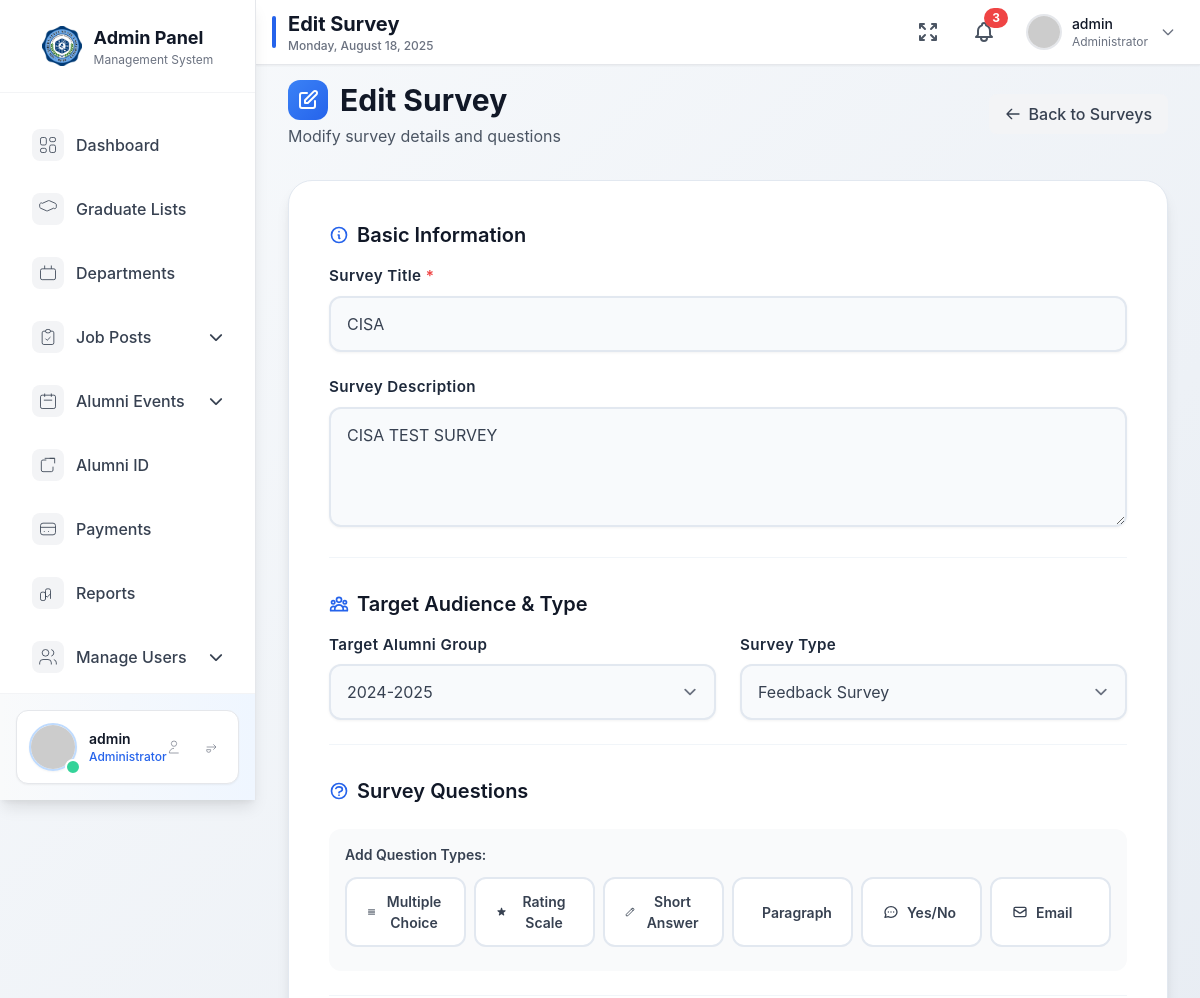
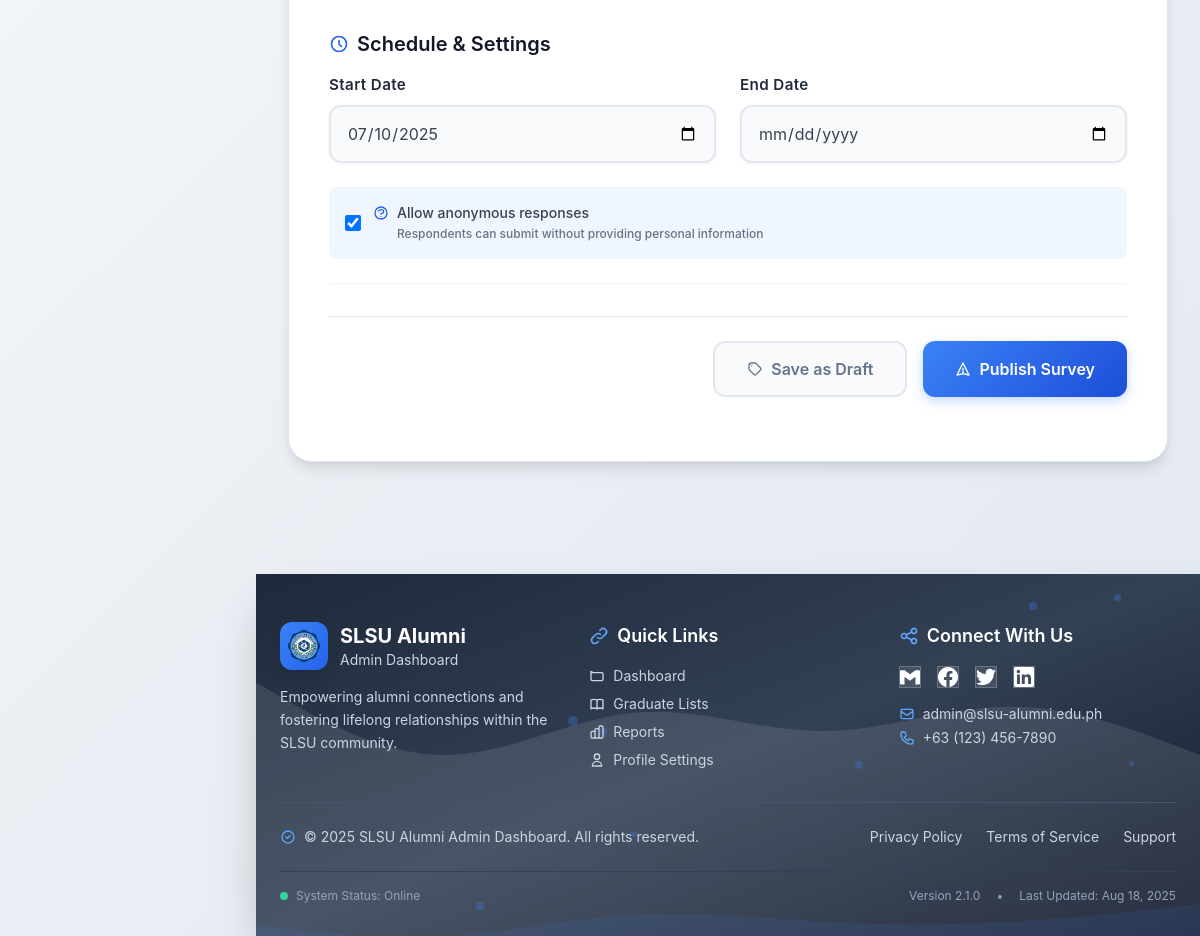
/admin/edit-survey.php?id=1 (signed in), run on the app's committed database (2 pictures, top to bottom).
### tables this page shows
CREATE TABLE `survey` (
  `id` int(11) NOT NULL,
  `title` varchar(255) NOT NULL,
  `description` text DEFAULT NULL,
  `target_alumni` varchar(100) DEFAULT NULL,
  `survey_type` varchar(100) DEFAULT NULL,
  `questions` longtext DEFAULT NULL CHECK (json_valid(`questions`)),
  `start_date` date DEFAULT NULL,
  `end_date` date DEFAULT NULL,
  `anonymous` tinyint(1) DEFAULT 0,
  `status` enum('draft','published') DEFAULT 'draft',
  `created_by` varchar(100) DEFAULT NULL,
  `created_at` timestamp NOT NULL DEFAULT current_timestamp()
);

### admin/edit-survey.php (the view, shortened to what this page needs)
<?php
include 'includes/header.php';
include 'includes/sidebar.php';
include 'includes/navbar.php';
require_once 'config/database.php';
$survey_id = $_GET['id'] ?? null;
$school_years = [];
$sql = "SELECT CONCAT(SchoolYear, '-', SchoolYear + 1) AS school_year_range FROM listgradmain GROUP BY SchoolYear ORDER BY SchoolYear DESC";
$stmt = $conn->query($sql);
if ($stmt) {
    while ($row = $stmt->fetch(PDO::FETCH_ASSOC)) {
        $school_years[] = $row['school_year_range'];
    }
}
$sql = "SELECT * FROM survey WHERE id = :id";
$stmt = $conn->prepare($sql);
$stmt->execute([':id' => $survey_id]);
$survey = $stmt->fetch(PDO::FETCH_ASSOC);
?>
<!DOCTYPE html>
<html lang="en">
<head>
    <link href="https://cdn.jsdelivr.net/npm/tailwindcss@2.2.19/dist/tailwind.min.css" rel="stylesheet">
    <link href="https://cdnjs.cloudflare.com/ajax/libs/font-awesome/6.4.0/css/all.min.css" rel="stylesheet">
</head>
<body>
    <div class="main-container">
        <div class="mb-8">
            <div class="flex items-center justify-between">
                <div>
                    <h1 class="text-3xl font-bold text-gray-900 flex items-center gap-3">
                        <div class="w-10 h-10 bg-gradient-to-br from-blue-500 to-blue-600 rounded-xl flex items-center justify-center">
                            <svg class="w-6 h-6 text-white" fill="none" stroke="currentColor" viewBox="0 0 24 24">
                                <path stroke-linecap="round" stroke-linejoin="round" stroke-width="2" d="M11 5H6a2 2 0 00-2 2v11a2 2 0 002 2h11a2 2 0 002-2v-5m-1.414-9.414a2 2 0 112.828 2.828L11.828 15H9v-2.828l8.586-8.586z"/>
                            </svg>
                        </div>
                        Edit Survey
                    </h1>
                    <p class="text-gray-600 mt-1">Modify survey details and questions</p>
                </div>
                <a href="manage-surveys.php" class="inline-flex items-center gap-2 bg-gray-100 text-gray-700 px-4 py-2 rounded-lg font-medium hover:bg-gray-200 transition-colors duration-200">
                    <svg class="w-4 h-4" fill="none" stroke="currentColor" viewBox="0 0 24 24">
                        <path stroke-linecap="round" stroke-linejoin="round" stroke-width="2" d="M10 19l-7-7m0 0l7-7m-7 7h18"/>
                    </svg>
                    Back to Surveys
                </a>
            </div>
        </div>
        <div class="survey-form">
            <form method="POST" id="surveyForm">
                <div class="form-section">
                    <h3 class="text-xl font-semibold text-gray-900 mb-4 flex items-center gap-2">
                        <svg class="w-5 h-5 text-blue-600" fill="none" stroke="currentColor" viewBox="0 0 24 24">
                            <path stroke-linecap="round" stroke-linejoin="round" stroke-width="2" d="M13 16h-1v-4h-1m1-4h.01M21 12a9 9 0 11-18 0 9 9 0 0118 0z"/>
                        </svg>
                        Basic Information
                    </h3>
                    <div class="grid grid-cols-1 gap-6">
                        <div>
                            <label class="form-label">Survey Title <span class="required">*</span></label>
                            <input type="text" name="survey_title" required class="form-input" value="<?php echo htmlspecialchars($_POST['survey_title'] ?? $survey['title']); ?>" placeholder="Enter a descriptive title for your survey">
                        </div>
                        <div>
                            <label class="form-label">Survey Description</label>
                            <textarea name="survey_description" rows="3" class="form-input form-textarea" placeholder="Provide a brief description of the survey purpose and objectives"><?php echo htmlspecialchars($_POST['survey_description'] ?? $survey['description']); ?></textarea>
                        </div>
                    </div>
                </div>
                <div class="form-section">
                    <h3 class="text-xl font-semibold text-gray-900 mb-4 flex items-center gap-2">
                        Target Audience & Type
                    </h3>
                    <div class="grid grid-cols-1 md:grid-cols-2 gap-6">
                        <div>
                            <label class="form-label">Target Alumni Group</label>
                            <select name="target_group" class="form-input">
                                <?php foreach ($school_years as $sy): ?>
                                    <option value="<?php echo htmlspecialchars($sy); ?>" <?php echo ((($_POST['target_group'] ?? $survey['target_alumni']) == $sy) ? 'selected' : ''); ?>><?php echo htmlspecialchars($sy); ?></option>
                                <?php endforeach; ?>
                            </select>
                        </div>
                        <div>
                            <label class="form-label">Survey Type</label>
                            <select name="survey_type" class="form-input">
                                <option value="Feedback" <?php echo (($_POST['survey_type'] ?? $survey['survey_type']) === 'Feedback' ? 'selected' : ''); ?>>Feedback Survey</option>
                            </select>
                        </div>
                    </div>
                </div>
                <div class="form-section">
                    <h3 class="text-xl font-semibold text-gray-900 mb-4 flex items-center gap-2">
                        Survey Questions
                    </h3>
                    <div class="bg-gray-50 rounded-xl p-4">
                        <h4 class="text-sm font-semibold text-gray-700 mb-3">Add Question Types:</h4>
                        <div class="grid grid-cols-2 md:grid-cols-3 lg:grid-cols-6 gap-2">
                            <button type="button" onclick="addQuestion('multiple')" class="add-question-btn">
                                <svg class="w-4 h-4" fill="none" stroke="currentColor" viewBox="0 0 24 24">
                                    <path stroke-linecap="round" stroke-linejoin="round" stroke-width="2" d="M4 6h16M4 10h16M4 14h16M4 18h16"/>
                                </svg>
                                Multiple Choice
                            </button>
                            <button type="button" onclick="addQuestion('rating')" class="add-question-btn">
                                Rating Scale
                            </button>
                            <button type="button" onclick="addQuestion('short')" class="add-question-btn">
                                <svg class="w-4 h-4" fill="none" stroke="currentColor" viewBox="0 0 24 24">
                                    <path stroke-linecap="round" stroke-linejoin="round" stroke-width="2" d="M15.232 5.232l3.536 3.536m-2.036-5.036a2.5 2.5 0 113.536 3.536L6.5 21.036H3v-3.572L16.732 3.732z"/>
                                </svg>
                                Short Answer
                            </button>
                            <button type="button" onclick="addQuestion('paragraph')" class="add-question-btn">
                                Paragraph
                            </button>
                            <button type="button" onclick="addQuestion('yesno')" class="add-question-btn">
                                <svg class="w-4 h-4" fill="none" stroke="currentColor" viewBox="0 0 24 24">
                                    <path stroke-linecap="round" stroke-linejoin="round" stroke-width="2" d="M8 12h.01M12 12h.01M16 12h.01M21 12c0 4.418-4.03 8-9 8a9.863 9.863 0 01-4.255-.949L3 20l1.395-3.72C3.512 15.042 3 13.574 3 12c0-4.418 4.03-8 9-8s9 3.582 9 8z"/>
                                </svg>
                                Yes/No
                            </button>
                            <button type="button" onclick="addQuestion('email')" class="add-question-btn">
                                <svg class="w-4 h-4" fill="none" stroke="currentColor" viewBox="0 0 24 24">
                                    <path stroke-linecap="round" stroke-linejoin="round" stroke-width="2" d="M3 8l7.89 5.26a2 2 0 002.22 0L21 8M5 19h14a2 2 0 002-2V7a2 2 0 00-2-2H5a2 2 0 00-2 2v10a2 2 0 002 2z"/>
                                </svg>
                                Email
                            </button>
                        </div>
                    </div>
                </div>
                <div class="form-section">
                    <h3 class="text-xl font-semibold text-gray-900 mb-4 flex items-center gap-2">
                        <svg class="w-5 h-5 text-blue-600" fill="none" stroke="currentColor" viewBox="0 0 24 24">
                            <path stroke-linecap="round" stroke-linejoin="round" stroke-width="2" d="M12 8v4l3 3m6-3a9 9 0 11-18 0 9 9 0 0118 0z"/>
                        </svg>
                        Schedule & Settings
                    </h3>
                    <div class="grid grid-cols-1 md:grid-cols-2 gap-6 mb-6">
                        <div>
                            <label class="form-label">Start Date</label>
                            <input type="date" name="start_date" class="form-input" value="<?php echo htmlspecialchars($_POST['start_date'] ?? $survey['start_date']); ?>">
                        </div>
                        <div>
                            <label class="form-label">End Date</label>
                            <input type="date" name="end_date" class="form-input" value="<?php echo htmlspecialchars($_POST['end_date'] ?? $survey['end_date']); ?>">
                        </div>
                    </div>
                    <div class="flex items-center gap-3 p-4 bg-blue-50 rounded-lg">
                        <input type="checkbox" name="anonymous" id="anonymous" class="w-4 h-4 text-blue-600 bg-gray-100 border-gray-300 rounded focus:ring-blue-500" <?php echo ((isset($_POST['anonymous']) ? $_POST['anonymous'] : $survey['anonymous']) ? 'checked' : ''); ?>>
                        <label for="anonymous" class="text-sm font-medium text-gray-700">
                            <div class="flex items-center gap-2">
                                Allow anonymous responses
                            </div>
                            <span class="text-xs text-gray-500 ml-6">Respondents can submit without providing personal information</span>
                        </label>
                    </div>
                </div>
                <div class="form-actions">
                    <button type="submit" name="action" value="draft" class="btn btn-secondary">
                        <svg class="w-4 h-4" fill="none" stroke="currentColor" viewBox="0 0 24 24">
                            <path stroke-linecap="round" stroke-linejoin="round" stroke-width="2" d="M7 7h.01M7 3h5c.512 0 1.024.195 1.414.586l7 7a2 2 0 010 2.828l-7 7a2 2 0 01-2.828 0l-7-7A1.994 1.994 0 013 12V7a4 4 0 014-4z"/>
                        </svg>
                        Save as Draft
                    </button>
                    <button type="submit" name="action" value="publish" class="btn btn-primary">
                        <svg class="w-4 h-4" fill="none" stroke="currentColor" viewBox="0 0 24 24">
                            <path stroke-linecap="round" stroke-linejoin="round" stroke-width="2" d="M12 19l9 2-9-18-9 18 9-2zm0 0v-8"/>
                        </svg>
                        Publish Survey
                    </button>
                </div>
            </form>
        </div>
    </div>
    <?php include 'includes/footer.php'; ?>
</body>
</html>

### admin/includes/header.php (style rules this page uses)
.form-label { display: block; margin-bottom: 0.75rem; font-weight: 600; color: #1F2937; font-size: 0.95rem; letter-spacing: 0.025em; }
.form-input { width: 100%; padding: 0.875rem 1rem; border: 2px solid #E5E7EB; border-radius: 0.75rem; transition: all 0.3s ease; font-size: 0.95rem; background-color: #FFFFFF; color: #374151; box-shadow: 0 1px 3px rgba(0, 0, 0, 0.05); }
.form-input[type="textarea"], textarea.form-input { min-height: 120px; resize: vertical; line-height: 1.6; font-family: inherit; }
select.form-input { background-position: right 0.75rem center; background-repeat: no-repeat; background-size: 1.5em 1.5em; padding-right: 2.5rem; appearance: none; }
.btn { padding: 0.5rem 1rem; border-radius: 0.375rem; font-weight: 500; transition: all 0.2s; display: inline-flex; align-items: center; justify-content: center; gap: 0.5rem; }
.btn-primary { background-color: #3B82F6; color: white; }
.btn-secondary { background-color: #6B7280; color: white; }

### admin/edit-survey.php (style rules this page uses)
body { font-family: 'Inter', -apple-system, BlinkMacSystemFont, 'Segoe UI', Roboto, sans-serif; background: linear-gradient(135deg, #f8fafc 0%, #e2e8f0 100%); min-height: 100vh; }
.main-container { padding: 2rem; margin-left: 0; width: 100%; min-height: 100vh; padding-top: 5rem; }
@media (min-width: 1024px) { .main-container { margin-left: 16rem; width: calc(100% - 16rem); } }
.survey-form { background: white; border-radius: 1.5rem; padding: 2.5rem; box-shadow: 0 10px 15px -3px rgba(0, 0, 0, 0.1), 0 4px 6px -2px rgba(0, 0, 0, 0.05); border: 1px solid #e2e8f0; margin-bottom: 2rem; }
.form-section { margin-bottom: 2rem; padding-bottom: 1.5rem; border-bottom: 1px solid #f1f5f9; }
.form-label { display: block; font-weight: 600; color: #1e293b; margin-bottom: 0.5rem; font-size: 0.95rem; }
.required { color: #ef4444; }
.form-input { width: 100%; padding: 0.875rem 1rem; border: 2px solid #e2e8f0; border-radius: 0.75rem; font-size: 1rem; transition: all 0.3s ease; background: #f8fafc; }
.form-textarea { resize: vertical; min-height: 100px; }
.add-question-btn { display: flex; align-items: center; gap: 0.5rem; padding: 0.75rem 1.25rem; border: 2px solid #e2e8f0; border-radius: 0.75rem; background: white; color: #374151; font-weight: 600; cursor: pointer; transition: all 0.3s ease; font-size: 0.875rem; margin-bottom: 0.5rem; }
.form-actions { position: sticky; bottom: 0; background: white; border-top: 1px solid #e2e8f0; padding: 1.5rem 0; margin-top: 2rem; display: flex; gap: 1rem; justify-content: flex-end; border-radius: 0 0 1.5rem 1.5rem; }
.btn { padding: 0.875rem 2rem; border-radius: 0.75rem; font-weight: 600; font-size: 1rem; cursor: pointer; transition: all 0.3s ease; border: none; display: flex; align-items: center; gap: 0.5rem; }
.btn-secondary { background: #f8fafc; color: #64748b; border: 2px solid #e2e8f0; }
.btn-primary { background: linear-gradient(135deg, #3b82f6, #1d4ed8); color: white; box-shadow: 0 4px 12px rgba(59, 130, 246, 0.3); }

### data on the page
survey: survey_title "CISA", survey_description "CISA TEST SURVEY", target_group "2024-2025", survey_type "Feedback Survey", start_date "07/10/2025", anonymous "☑"

### other printed values
$admin_name "admin"
str_replace(['.php', '-'], ['', ' '], $current_page) "Edit Survey"
